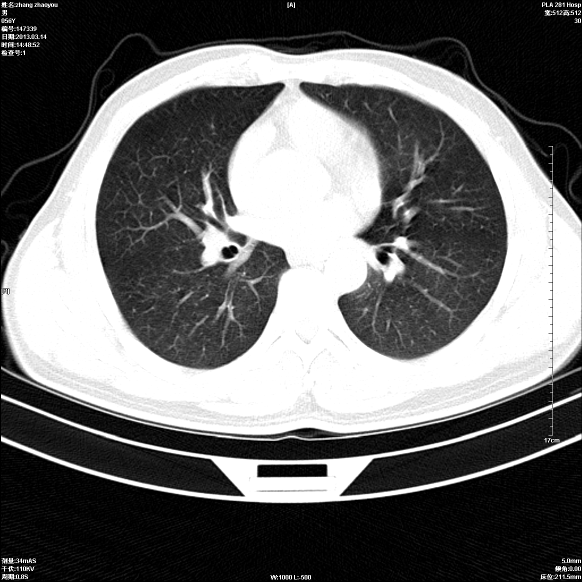
%> input picture 第 06 章 基于分水岭分割进行肺癌诊断/images/01.JPG, 1164 x 1164 px (shown at 1/2 size)
$ octave --eval "Watershed_Fun('images/01.JPG');"   (GNU Octave 9; MATLAB toolbox functions it lacks are replaced by stand-ins)
%> lines starting %> are read from the running program, lines starting %| are printed output that depends on the picture; in (x1, y1, x2, y2) boxes, pixels count from 0 and x2, y2 are one past the last pixel; in counts of white or black regions, pixels touching at a corner belong together; the program's own positions count from 1
function Watershed_Fun(fileName)
%> called with fileName = 'images/01.JPG'

rgb = imread(fileName);
%> rgb is the input picture: size 1164x1164x3 uint8; min 0, max 255, mean 106.8
if ndims(rgb) == 3
    I = rgb2gray(rgb);
else
    I = rgb;
end
sz = size(I);
%> sz = [1164 1164]
if sz(1) ~= 256
    I = imresize(I, 256/sz(1));
%> I: size 256x256 uint8
    rgb = imresize(rgb, 256/sz(1));
%> rgb: size 256x256x3 uint8
end
hy = fspecial('sobel');
hx = hy';
Iy = imfilter(double(I), hy, 'replicate');
Ix = imfilter(double(I), hx, 'replicate');
gradmag = sqrt(Ix.^2 + Iy.^2);
se = strel('disk', 3);
Io = imopen(I, se);
Ie = imerode(I, se);
Iobr = imreconstruct(Ie, I);
Ioc = imclose(Io, se);
Iobrd = imdilate(Iobr, se);
Iobrcbr = imreconstruct(imcomplement(Iobrd), imcomplement(Iobr));
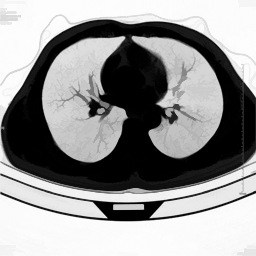
%> Iobrcbr: size 256x256 uint8; min 0, max 253, mean 149.1
Iobrcbr = imcomplement(Iobrcbr);
fgm = imregionalmax(Iobrcbr);
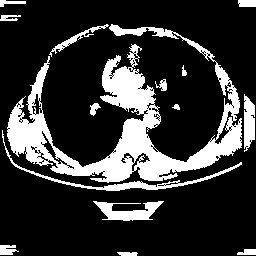
%> fgm: size 256x256 logical; 20.7% white; 15 white regions, largest, box (x1, y1, x2, y2) and area: (7, 24, 242, 183) 10334, (2, 130, 242, 191) 928, (93, 201, 164, 221) 725
se2 = strel(ones(3,3));
fgm2 = imclose(fgm, se2);
%> fgm2: size 256x256 logical; 22.8% white; 12 white regions, largest, box (x1, y1, x2, y2) and area: (2, 24, 255, 191) 13287, (93, 201, 164, 221) 738, (0, 245, 19, 255) 155
fgm3 = imerode(fgm2, se2);
%> fgm3: size 256x256 logical; 17.2% white; 46 white regions (33 under 20 px), largest, box (x1, y1, x2, y2) and area: (8, 45, 254, 190) 9684, (97, 202, 161, 220) 500, (110, 26, 180, 38) 280
fgm4 = bwareaopen(fgm3, 15);
bw = im2bw(Iobrcbr, graythresh(Iobrcbr));
%> bw: size 256x256 logical; 36.7% white; 2 white regions, box (x1, y1, x2, y2) and area: (1, 20, 256, 193) 22430, (0, 173, 256, 221) 1646
D = bwdist(bw);
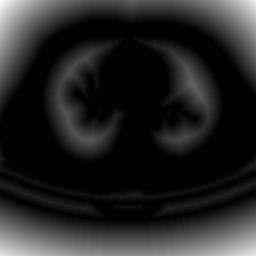
%> D: size 256x256 single; min 0, max 63.66, mean 9.1; drawn with min black and max white
DL = watershed(D);
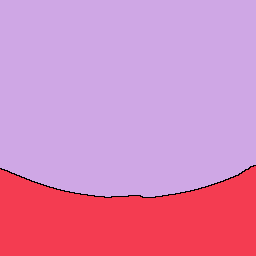
%> DL: size 256x256 uint8; 3 distinct labels, from 0 to 2; one colour per label, 0 black
bgm = DL == 0;
%> bgm: size 256x256 logical; 0.49% white in thin lines or dots, all inside (x1, y1, x2, y2) = (0, 165, 256, 198)
gradmag2 = imimposemin(gradmag, bgm | fgm4);
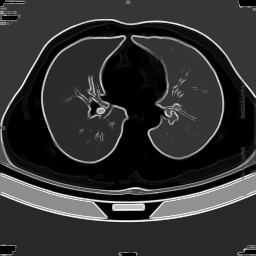
%> gradmag2: size 256x256 double; 17.56% of the values are NaN or infinite; the others: min 1.06, max 1057.3, mean 249.5; drawn with min black, max white, NaN and infinite black
L = watershed(gradmag2);
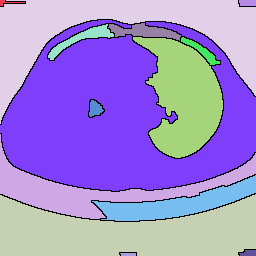
%> L: size 256x256 uint8; 15 distinct labels, from 0 to 14; one colour per label, 0 black
Lrgb = label2rgb(L, 'jet', 'w', 'shuffle');
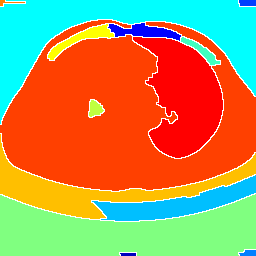
%> Lrgb: size 256x256x3 uint8; mean R, G, B 177.3, 145, 87.5

[pathstr, name, ext] = fileparts(fileName);
filefolder = fullfile(pwd, '实验结果', [name, '_实验截图']);
if ~exist(filefolder, 'dir')
    mkdir(filefolder);
end
h1 = figure(1);
set(h1, 'Name', '图像灰度化', 'NumberTitle', 'off');
subplot(1, 2, 1); imshow(rgb, []); title('原图像');
subplot(1, 2, 2); imshow(I, []); title('灰度图像');
fileurl = fullfile(filefolder, '1');
set(h1,'PaperPositionMode','auto');
print(h1,'-dtiff','-r200',fileurl);
h2 = figure(2);
set(h2, 'Name', '图像形态学操作', 'NumberTitle', 'off');
subplot(1, 2, 1); imshow(Iobrcbr, []); title('图像形态学操作');
subplot(1, 2, 2); imshow(bw, []); title('图像二值化');
fileurl = fullfile(filefolder, '2');
set(h2,'PaperPositionMode','auto');
print(h2,'-dtiff','-r200',fileurl);
h3 = figure(3);
set(h3, 'Name', '图像梯度显示', 'NumberTitle', 'off');
subplot(1, 2, 1); imshow(rgb, []); title('待处理图像');
subplot(1, 2, 2); imshow(gradmag, []); title('梯度图像');
fileurl = fullfile(filefolder, '3');
set(h3,'PaperPositionMode','auto');
print(h3,'-dtiff','-r200',fileurl);
h4 = figure(4); imshow(rgb, []); hold on;
himage = imshow(Lrgb);
set(h4, 'Name', '图像分水岭分割', 'NumberTitle', 'off');
set(himage, 'AlphaData', 0.3);
hold off;
fileurl = fullfile(filefolder, '4');
set(h4,'PaperPositionMode','auto');
print(h4,'-dtiff','-r200',fileurl);
